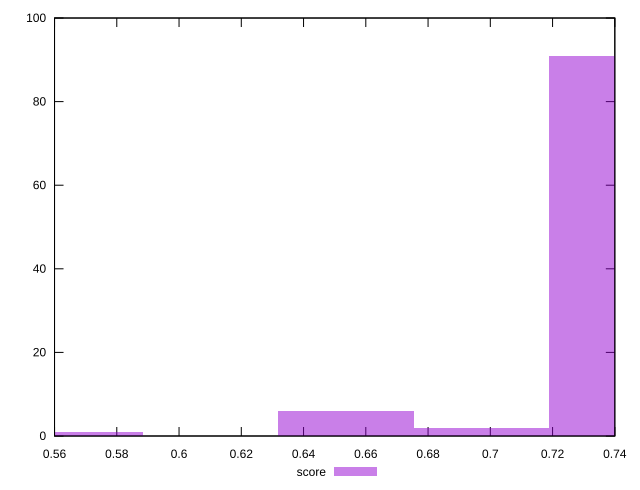

gnuplot code for this plot:
reset

$score <<EOF
0.5664946271084407 1
0.7408006662187301 91
0.6972241564411578 2
0.6536476466635854 6
EOF

set key outside below
set boxwidth 0.04357650977757236
set xrange [0.56:0.74]
set yrange [0:100]
set trange [0:100]
set style fill transparent solid 0.5 noborder
set terminal svg size 640, 490 enhanced background rgb 'white'
set output "report_00023_2021-02-20T12:14:57.249Z/render-blocking-resources/samples/pages+cached+noadtech+nomedia/score/histogram.svg"

plot $score title "score" with boxes

reset
